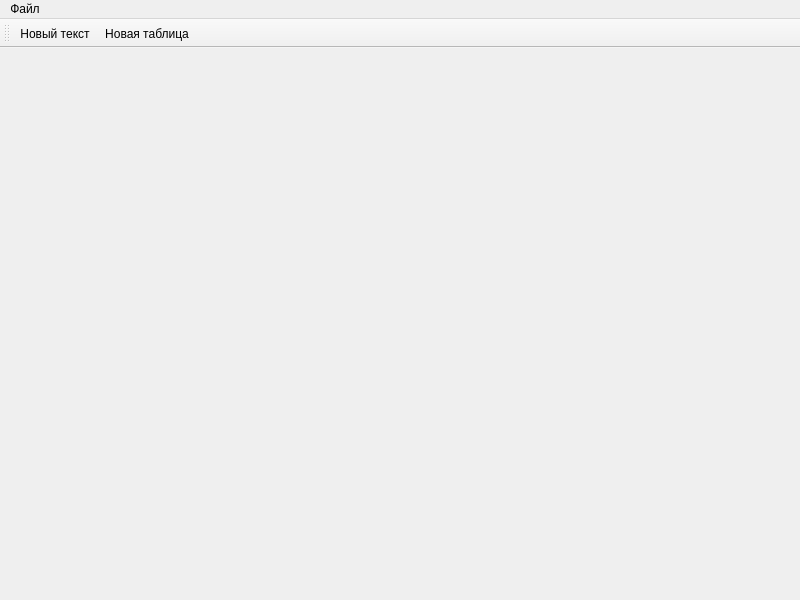
<?xml version="1.0" encoding="UTF-8"?>
<ui version="4.0">
 <class>MainWindow</class>
 <widget class="QMainWindow" name="MainWindow">
  <property name="geometry">
   <rect>
    <x>0</x>
    <y>0</y>
    <width>800</width>
    <height>600</height>
   </rect>
  </property>
  <property name="windowTitle">
   <string>Редактор документов (Factory Method Pattern)</string>
  </property>
  <widget class="QWidget" name="centralwidget">
   <layout class="QVBoxLayout" name="verticalLayout">
    <property name="leftMargin">
     <number>0</number>
    </property>
    <property name="topMargin">
     <number>0</number>
    </property>
    <property name="rightMargin">
     <number>0</number>
    </property>
    <property name="bottomMargin">
     <number>0</number>
    </property>
    <item>
     <widget class="QStackedWidget" name="stackedWidget"/>
    </item>
   </layout>
  </widget>
  <widget class="QMenuBar" name="menubar">
   <property name="geometry">
    <rect>
     <x>0</x>
     <y>0</y>
     <width>800</width>
     <height>24</height>
    </rect>
   </property>
   <widget class="QMenu" name="menuFile">
    <property name="title">
     <string>Файл</string>
    </property>
    <widget class="QMenu" name="menuCreate">
     <property name="title">
      <string>Создать</string>
     </property>
     <addaction name="actionNewText"/>
     <addaction name="actionNewGraph"/>
    </widget>
    <addaction name="menuCreate"/>
    <addaction name="actionOpen"/>
    <addaction name="actionSave"/>
    <addaction name="actionSaveNew"/>
    <addaction name="separator"/>
    <addaction name="actionPrint"/>
    <addaction name="separator"/>
    <addaction name="actionClose"/>
    <addaction name="separator"/>
    <addaction name="actionExit"/>
   </widget>
   <addaction name="menuFile"/>
  </widget>
  <widget class="QToolBar" name="toolBar">
   <property name="windowTitle">
    <string>toolBar</string>
   </property>
   <attribute name="toolBarArea">
    <enum>TopToolBarArea</enum>
   </attribute>
   <attribute name="toolBarBreak">
    <bool>false</bool>
   </attribute>
   <addaction name="actionNewTextTool"/>
   <addaction name="actionNewGraphTool"/>
  </widget>
  <action name="actionNewText">
   <property name="text">
    <string>Текстовый документ</string>
   </property>
  </action>
  <action name="actionNewGraph">
   <property name="text">
    <string>Графический документ (таблица)</string>
   </property>
  </action>
  <action name="actionOpen">
   <property name="text">
    <string>Открыть</string>
   </property>
  </action>
  <action name="actionSave">
   <property name="text">
    <string>Сохранить</string>
   </property>
  </action>
  <action name="actionSaveNew">
   <property name="text">
    <string>Сохранить как...</string>
   </property>
  </action>
  <action name="actionPrint">
   <property name="text">
    <string>Печать</string>
   </property>
  </action>
  <action name="actionClose">
   <property name="text">
    <string>Закрыть</string>
   </property>
  </action>
  <action name="actionExit">
   <property name="text">
    <string>Выход</string>
   </property>
  </action>
  <action name="actionNewTextTool">
   <property name="text">
    <string>Новый текст</string>
   </property>
  </action>
  <action name="actionNewGraphTool">
   <property name="text">
    <string>Новая таблица</string>
   </property>
  </action>
 </widget>
 <resources/>
 <connections/>
</ui>
